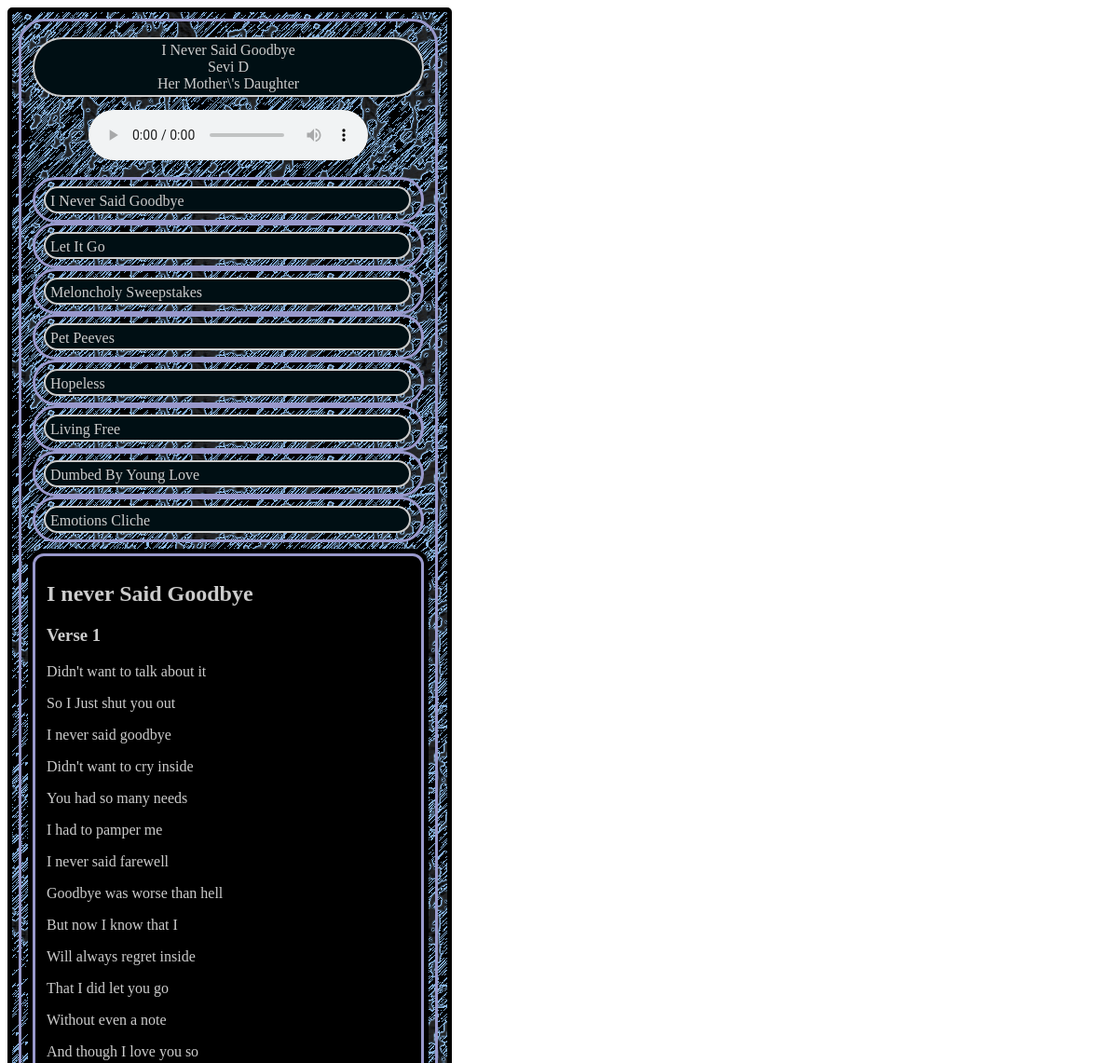
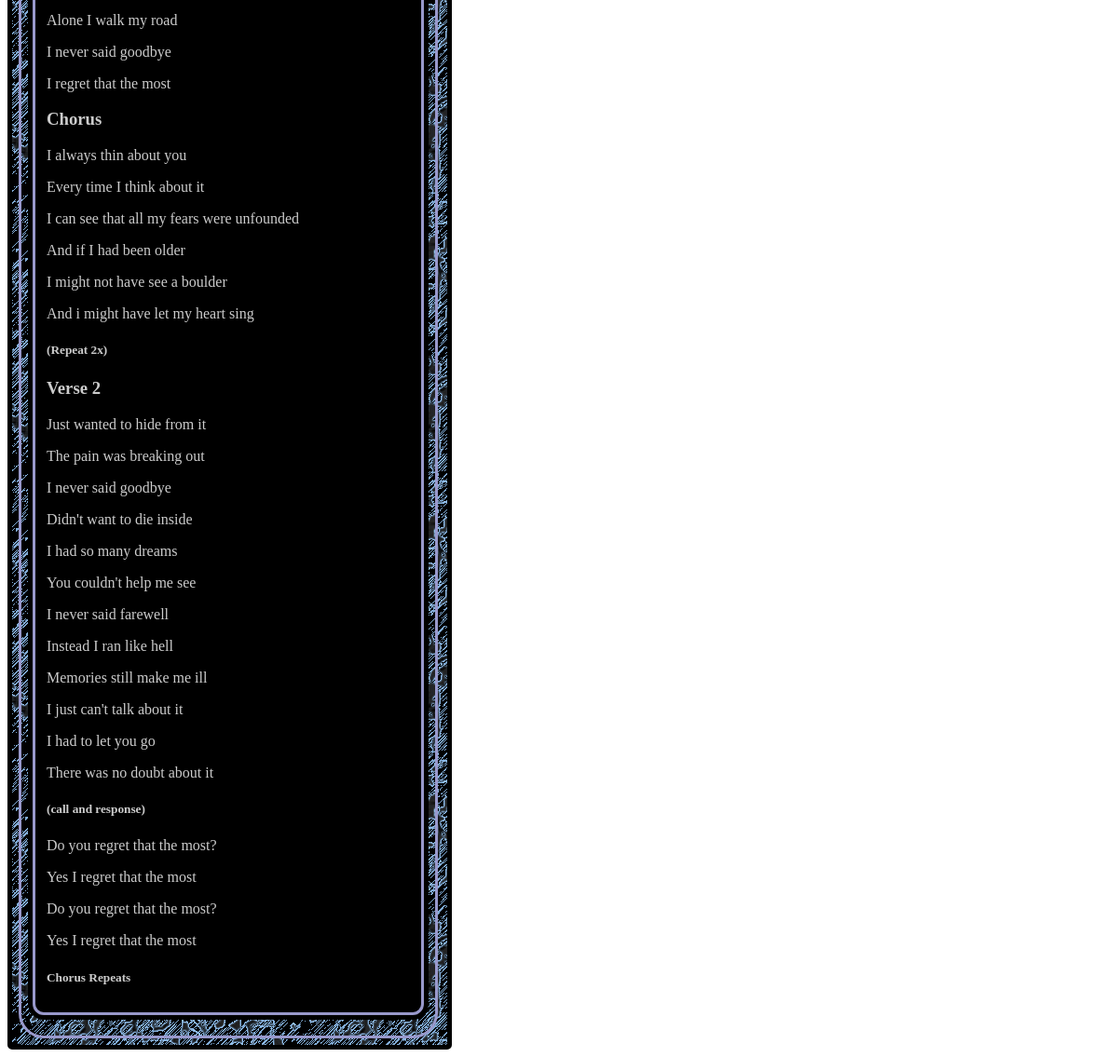
The page / on the database its author committed (2 pictures, top to bottom).
### tables this page shows
CREATE TABLE IF NOT EXISTS `sdm_song_info` (
  `sdm_song_id` int(10) unsigned NOT NULL AUTO_INCREMENT,
  `sdm_song_machine_name` varchar(75) NOT NULL,
  `sdm_song_name` varchar(75) NOT NULL,
  `sdm_song_album` varchar(75) NOT NULL,
  `sdm_song_lyrics` text NOT NULL,
  PRIMARY KEY (`sdm_song_id`),
  UNIQUE KEY `sdm_song_id` (`sdm_song_id`,`sdm_song_name`,`sdm_song_lyrics`(9)),
  KEY `sdm_song_name` (`sdm_song_name`,`sdm_song_lyrics`(9))
);

CREATE TABLE IF NOT EXISTS `sdm_song_musician_info` (
  `sdm_song_musician_id` int(10) unsigned NOT NULL AUTO_INCREMENT,
  `sdm_song_musician_name` varchar(75) NOT NULL,
  `sdm_song_musician_instruments` text NOT NULL,
  `sdm_song_musician_tracks` text NOT NULL,
  PRIMARY KEY (`sdm_song_musician_id`),
  UNIQUE KEY `sdm_song_musician_id` (`sdm_song_musician_id`,`sdm_song_musician_name`),
  KEY `sdm_song_musician_name` (`sdm_song_musician_name`,`sdm_song_musician_instruments`(9),`sdm_song_musician_tracks`(9))
);

### index.php (the view, shortened to what this page needs)
<!DOCTYPE html>
<html>
<head>
  <link href="sdm_css/sdm_player.css" rel="stylesheet" type="text/css">
  <?php
  $sdm_player_features = 1;
  $sdm_player_errors = array();
  ?>
</head>
<body>
  <div class="sdm-player-main-wrapper" id="sdm-player-main-wrapper">
  <?php
  $sdm_default_song_info_con = mysql_connect('localhost:8888','root','root');
  if(!$sdm_default_song_info_con) {
    $sdm_player_errors[] = "<p>An error occured and the song info could not be retrieved. Try reloading the page. If problem persists please <a href=\"#\">contact the site administrator</a></p>";
  } else {
    $sdm_default_song_info_sql_sname ="SELECT sdm_song_name AS sname  FROM sdm_song_info WHERE sdm_song_id = '1'";
    $sdm_default_song_info_sql_sartist ="SELECT sdm_song_musician_name AS sartist  FROM sdm_song_musician_info WHERE sdm_song_musician_id ='1'";
    $sdm_default_song_info_sql_salbum ="SELECT sdm_song_album AS salbum  FROM sdm_song_info WHERE sdm_song_id = '1'";
    $sdm_default_song_info_sname_result = mysql_query($sdm_default_song_info_sql_sname);
    $sdm_default_song_info_sartist_result = mysql_query($sdm_default_song_info_sql_sartist);
    $sdm_default_song_salbum_result = mysql_query($sdm_default_song_info_sql_salbum);
    $sdm_default_song_info_sname = mysql_fetch_array($sdm_default_song_info_sname_result);
    $sdm_default_song_info_sartist = mysql_fetch_array($sdm_default_song_info_sartist_result);
    $sdm_default_song_info_salbum = mysql_fetch_array($sdm_default_song_salbum_result);
    print '<div class="sdm-player" id="sdm-player">';
    print '<div class="sdm-player-song-info-display">';
    print '<div class="sdm-player-song-info-display-item">';
    print $sdm_default_song_info_sname['sname'];
    print '</div>';
    print '<div class="sdm-player-song-info-display-item">';
    print $sdm_default_song_info_sartist['sartist'];
    print '</div>';
    print '<div class="sdm-player-song-info-display-item">';
    print $sdm_default_song_info_salbum['salbum'];
    print '</div>';
    print '</div>';
  }
  ?>
  <?php
  if(!$sdm_player_errors) {
    $sdm_default_controls_con = mysql_connect('localhost:8888','root','root');
    if (!$sdm_default_controls_con) {
      print '<h4 class="sdm-player-errors">Uh Oh!</h4>';
      print '<p class="sdm-player-errors">Please check sdm_player_queries.php for bugs...<p>';
      die('<p class="sdm-player-errors">Player Failed to Load Due To A FATAL ERROR! There is something wrong with the query script. Please <a href=\"#\">contact the site administrator</a> with the message: "Music Bug" so we can fix the problem. Sorry for the inconvenience.</p>');
    } else {
      $sdm_default_controls_sql="SELECT sdm_song_ogg_url AS ogg_url, sdm_song_mp3_url AS mp3_url FROM sdm_song_file_info WHERE sdm_song_file_id = ' 1 '";
      $sdm_default_controls_controls_result = mysql_query($sdm_default_controls_sql);
      $sdm_default_controls_song_urls = mysql_fetch_array($sdm_default_controls_controls_result);
      $sdm_default_controls_html[] = "<div class=\"sdm-player-controls\" id=\"sdm-player-controls\">";
      $sdm_default_controls_html[] = "<audio id=\"sdm_song_i_never_said_goodbye\" controls=\"controls\" onended=\"sdm_player_onEnd_change_song_ajax(this.id, 'sdm-player-main-wrapper')\">";
      $sdm_default_controls_html[] = "<source src=\"" . $sdm_default_controls_song_urls['ogg_url'] . "\" type=\"audio/ogg\" />";
      $sdm_default_controls_html[] = "<source src=\"" . $sdm_default_controls_song_urls['mp3_url'] . "\" type=\"audio/mpeg\" />";
      $sdm_default_controls_html[] = "Your browser does not support HTML5 or the audio element";
      $sdm_default_controls_html[] = "</audio>";
      $sdm_default_controls_html[] = "</div>";
      if ($sdm_default_controls_html > 0) {
        $new_default_controls_html = "";
        for($i=0; $i < count($sdm_default_controls_html); $i++) {
          if ($new_default_controls_html == "") {
            $new_default_controls_html=$sdm_default_controls_html[$i];
          }
          else {
            $new_default_controls_html=$new_default_controls_html.$sdm_default_controls_html[$i];
          }
        }
      }
      if (!$new_default_controls_html or $new_default_controls_html == "") {
        $sdm_default_controls_query_output = "";
        $sdm_player_errors[] = "<p>For some reason we cannot retrieve the song. You can try reloading the page. If problem persists   please <a href=\"#\">contact the site administrator</a> and try again later. Sorry for the inconvenience.</p>";
      } else {
        $sdm_default_controls_query_output=$new_default_controls_html;
      }
      print $sdm_default_controls_query_output;
    }
  } else {
    $sdm_player_errors[] = "<p>There is a problem with the Player. This could be due to site maintenance, or an error. You can try reloading the page. If problem persists please <a href=\"#\">contact the site administrator</a> and try again later. Sorry for the inconvenience.</p>";
  }
  ?>
  <?php
  $sdm_default_song_playlist_con = mysql_connect('localhost:8888','root','root');
  if(!$sdm_default_song_playlist_con) {
    $sdm_player_errors[] = "<p>An error occured and the playlist could not be retrieved. Try reloading the page. If problem persists please <a href=\"#\">contact the site administrator</a></p>";
  } else {
    $sdm_default_playlist_sql = "SELECT sdm_song_machine_name AS sdm_pmname, sdm_song_name AS sdm_psname FROM sdm_song_info";
    $sdm_default_playlist_result = mysql_query($sdm_default_playlist_sql);
    while($sdm_default_playlist_items = mysql_fetch_array($sdm_default_playlist_result)) {
      $sdm_default_playlist_html = array();
      $sdm_default_playlist_html[] = '<div class="sdm-player-playlist">';
      $sdm_default_playlist_html[] = '<div class="sdm-player-playlist-item" id="' . $sdm_default_playlist_items['sdm_pmname'] . '">';
      $sdm_default_playlist_html[] = '<a href="#" onClick="sdm_player_change_song_ajax(\'' . $sdm_default_playlist_items['sdm_pmname'] . '\',\'sdm-player-main-wrapper\')">' . $sdm_default_playlist_items['sdm_psname'] . '</a>';
      $sdm_default_playlist_html[] = '</div>';
      $sdm_default_playlist_html[] = '</div>';
      if ($sdm_default_playlist_html) {
        $sdm_default_playlist_html_string = "";
        for($i=0; $i < count($sdm_default_playlist_html); $i++) {
          if ($sdm_default_playlist_html_string == "") {
            $sdm_default_playlist_html_string=$sdm_default_playlist_html[$i];
          }
          else {
            $sdm_default_playlist_html_string=$sdm_default_playlist_html_string.$sdm_default_playlist_html[$i];
          }
        }
      }
      if (!$sdm_default_playlist_html_string or $sdm_default_playlist_html_string == "") {
        $sdm_default_playlist_output = "";
        $sdm_player_errors[] = "<p>For some reason we cannot retrieve the song. You can try reloading the page. If problem persists please <a href=\"#\">contact the site administrator</a> and try again later. Sorry for the inconvenience.</p>";
      } else {
        $sdm_default_playlist_output=$sdm_default_playlist_html_string;
      }
      print $sdm_default_playlist_output;
    }
  }
  ?>
  <?php
  if ($sdm_player_features == 1) {
    $sdm_default_lyric_con = mysql_connect('localhost:8888','root','root');
    if(!$sdm_default_lyric_con) {
      $sdm_player_errors[] = "<p>An error occured and the lyrics could not be retrieved. Try reloading the page. If problem persists please <a href=\"#\">contact the site administrator</a></p>";
    } else {
      $sdm_default_lyric_sql="SELECT sdm_song_lyrics AS sdm_lyrics FROM sdm_song_info WHERE sdm_song_id = '1'";
      $sdm_default_lyric_result = mysql_query($sdm_default_lyric_sql);
      $sdm_default_song_lyrics = mysql_fetch_array($sdm_default_lyric_result);
      print "<div class=\"sdm-player-lyrics-display\" id=\"sdm-player-lyrics-display\">";
      print "<div id=\"sdm-lyrics\">";
      print $sdm_default_song_lyrics['sdm_lyrics'];
      print "</div>";
      print "</div>";
    }
  }
  ?>
  </div>
  </div>
</body>
</html>

### sdm_css/sdm_player.css (style rules this page uses)
.sdm-player-main-wrapper { background:url(../sdm_player_images/sdm_player_bg.jpg) repeat; border-radius:5px; border:5px solid #000000; width:467px; }
.sdm-player { background:url(../sdm_player_images/sdm_player_bg.jpg) repeat; font-family:Georgia, "Times New Roman", Times, serif; margin:7px 7px 7px 7px; padding: 17px 12px 17px 12px; width:420px; border-radius:27px; border:3px solid #9999CC; }
.sdm-player a { color: #0099ff; }
.sdm-player a:link { color:#CCCCCC; text-decoration:none; }
.sdm-player-controls { margin:7px auto; text-align:center; padding:7px 7px 7px 7px; }
.sdm-player-playlist { background:url(../sdm_player_images/sdm_player_bg.jpg) repeat; border-radius:27px; border:3px solid #9999CC; padding:2px 0 7px 2px; }
.sdm-player-playlist-item { background:#000F14; border-radius:42px; border:2px solid #CCCCCC; margin: 5px 0 0 7px; padding: 5px 2px 2px 5px; position:relative; width:93%; }
.sdm-player-lyrics-display { background:#000000; border-radius:17px; border:3px solid #000000; width:420px; position:relative; padding:2px; margin:7px 7px 0 -5px; }
.sdm-player-lyrics-display #sdm-lyrics { border-radius:12px; color:#CCCCCC; padding:7px 12px 7px 12px; border:3px solid #9999CC; font-family:Georgia, "Times New Roman", Times, serif; }
.sdm-player-song-info-display { background:#000F14; border-radius:42px; border:2px solid #CCCCCC; color:#CCCCCC; text-align:center; padding:3px 2px 3px 2px; }

### rows shown on the page
sdm_song_info: sdm_song_name "I Never Said Goodbye", sdm_song_album "Her Mother\\'s Daughter", sdm_song_lyrics "I never Said Goodbye Verse 1 Didn't want to talk about it So I Just shut you out I never said goodbye Didn't want to cry inside You had so many needs I had to pamper me I never said farewell Goodbye was worse than hell But now I know that I Will always regret inside That I did let you go Without even a note And though I love you so Alone I walk my road I never said goodbye I regret that the most Chorus I always thin about you Every time I think about it I can see that all my fears were unfounded And if I had been older I might not have see a boulder And i might have let my heart sing (Repeat 2x) Verse 2 Just wanted to hide from it The pain was breaking out I never said goodbye Didn't want…"
sdm_song_musician_info: sdm_song_musician_name "Sevi D"
sdm_song_info: sdm_song_name "Let It Go"
sdm_song_info: sdm_song_name "Meloncholy Sweepstakes"
sdm_song_info: sdm_song_name "Pet Peeves"
sdm_song_info: sdm_song_name "Hopeless"
sdm_song_info: sdm_song_name "Living Free"
sdm_song_info: sdm_song_name "Dumbed By Young Love"
sdm_song_info: sdm_song_name "Emotions Cliche"
